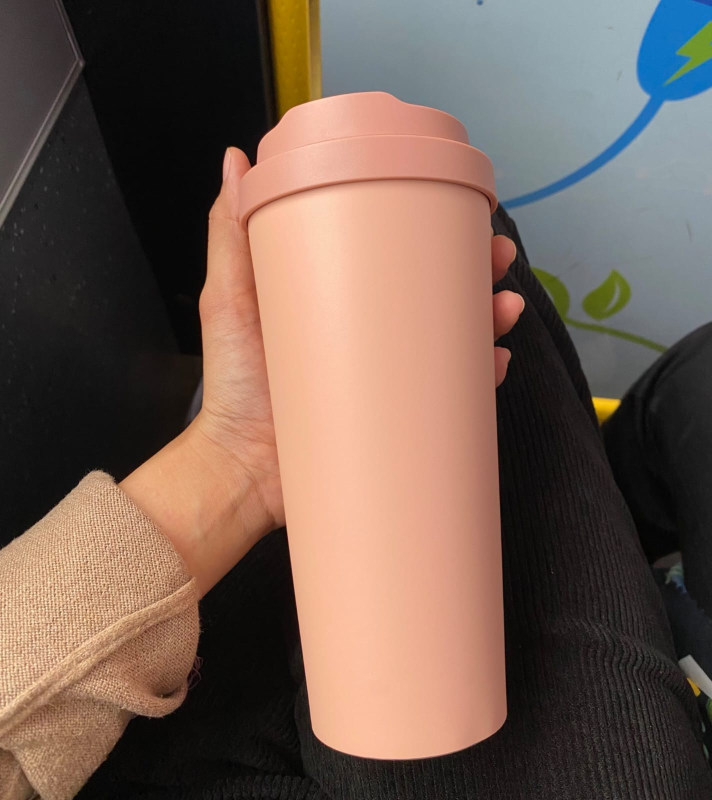
#> input picture tumbler3.jpeg, 1424 x 1600 px (shown at 1/2 size)
$ python -i helper.py   (imports and definitions only)   (older library calls are emulated)
#> lines starting #> are read from the running program, lines starting #| are printed output that depends on the picture; after the words box and inside, x2 and y2 are one past the last pixel; in counts of white or black regions, pixels touching at a corner belong together
#> further down, picture is the input picture: shape (1600, 1424, 3); mean B, G, R 83.4, 94.3, 115.3
# Import Library
import cv2
import numpy as np
import matplotlib.pyplot as plt


# [36 lines left out: functions read_image, import_custom_image, import_color_image, resize_to_img1, disp_img, not called in this run]


def bwareaopen(img, min_size, connectivity=8):
	"""Remove small objects from binary image (approximation of
	bwareaopen in Matlab for 2D images).

	Args:
	    img: a binary image (dtype=uint8) to remove small objects from
	    min_size: minimum size (in pixels) for an object to remain in the image
	    connectivity: Pixel connectivity; either 4 (connected via edges) or 8 (connected via edges and corners).

	Returns:
	    the binary image with small objects removed
	"""

	# Find all connected components (called here "labels")
	num_labels, labels, stats, centroids = cv2.connectedComponentsWithStats(
	    img, connectivity=connectivity)

	# check size of all connected components (area in pixels)
	for i in range(num_labels):
	    label_size = stats[i, cv2.CC_STAT_AREA]

	    # remove connected components smaller than min_size
	    if label_size < min_size:
	        img[labels == i] = 0

	return img


def create_custom_mask(img):

  # Turn the image into gray
  gray = cv2.cvtColor(img,cv2.COLOR_BGR2GRAY)

  # Image smoothing to eliminate background edges
  blur = cv2.blur(gray,ksize=(1,1))

  # Detect image using Laplacian operator
  gradient = cv2.Laplacian(blur, cv2.CV_64F)
  gradient = cv2.convertScaleAbs(gradient)
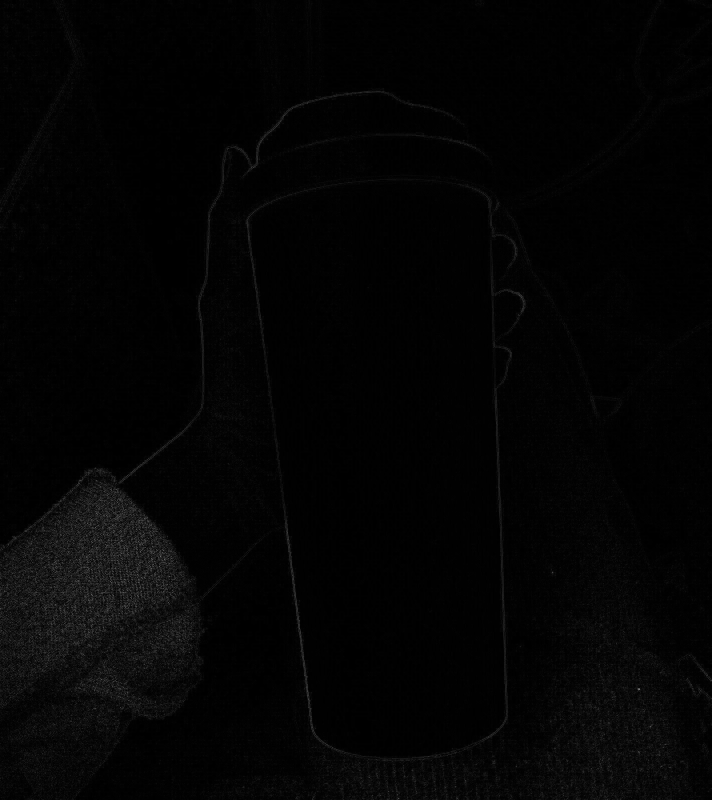
#> gradient: shape (1600, 1424) (shown at 1/2 size); min 0, max 240, mean 3.7

  # Detect edge using canny operator
  med = np.median(gray)
#> med = 113
  lower = int(max(0,0.7*med))
#> lower = 79
  upper = int(min(255,1.3*med))
#> upper = 146
  edges = cv2.Canny(blur,lower,upper)
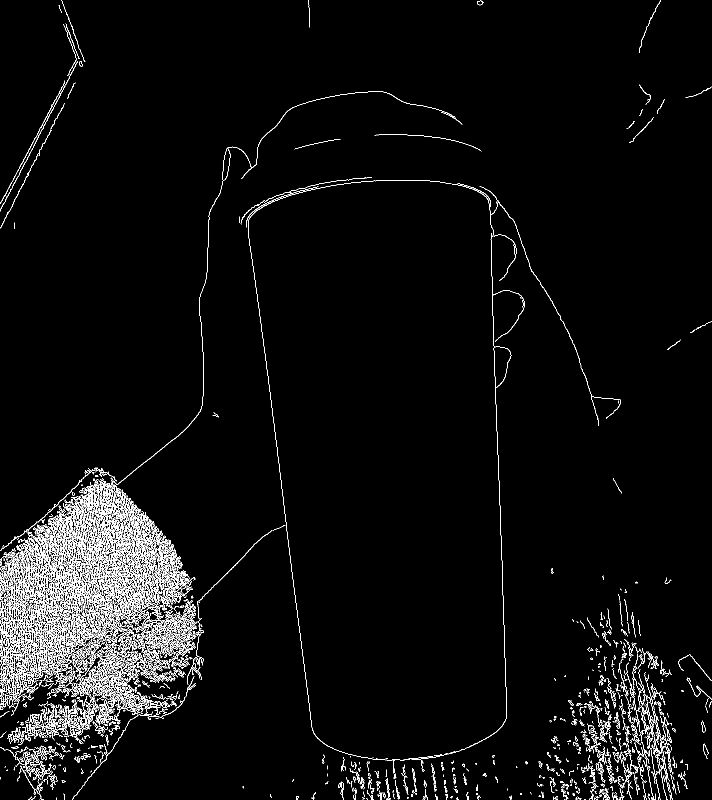
#> edges: shape (1600, 1424) (shown at 1/2 size); 3.7% white in thin lines or dots
  edges = cv2.GaussianBlur(edges, (11, 11), 0)  # smoothing before applying  threshold
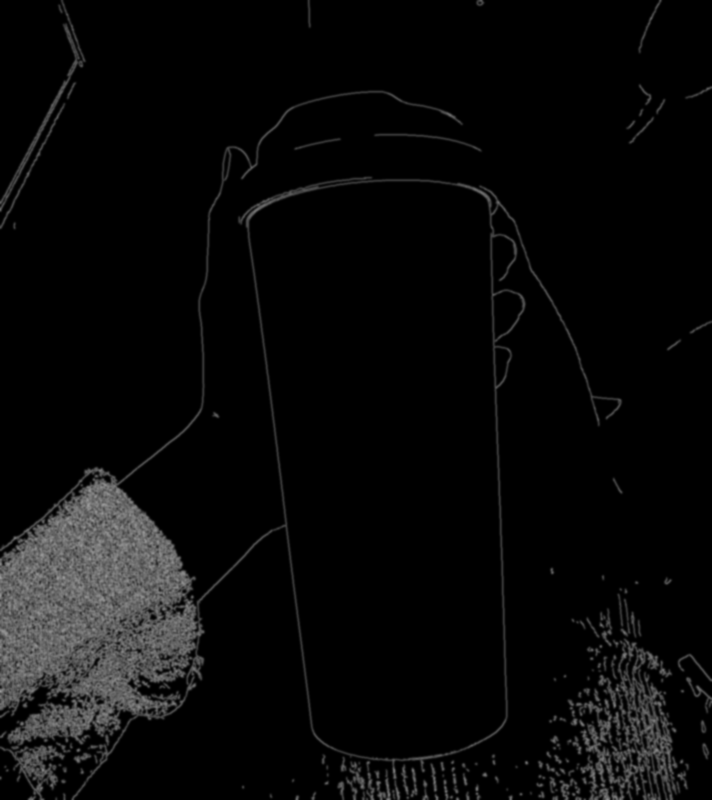
#> edges: shape (1600, 1424) (shown at 1/2 size); min 0, max 154, mean 9.4

  # Find contours in binary image
  contours, hierarchy = cv2.findContours(edges,
                                        cv2.RETR_CCOMP,
                                        cv2.CHAIN_APPROX_SIMPLE)
#> contours = 179 contours, 55 with area under 20; largest, box (x1, y1, x2, y2) and area: (0, 178, 1247, 1600) 744408, (501, 365, 1009, 1516) 477284, (1072, 1173, 1381, 1600) 64346, (0, 0, 175, 427) 8012, (0, 202, 134, 462) 3180

  # Create empty array to hold internal contours
  image_internal = np.zeros(img.shape)

  # Iterate through list of contour arrays
  for i in range(len(contours)):
      # If third column value is NOT equal to -1 than its internal
      if hierarchy[0][i][3] != -1:

          # Draw the Contour
          cv2.drawContours(image_internal, contours, i, 255, -1)
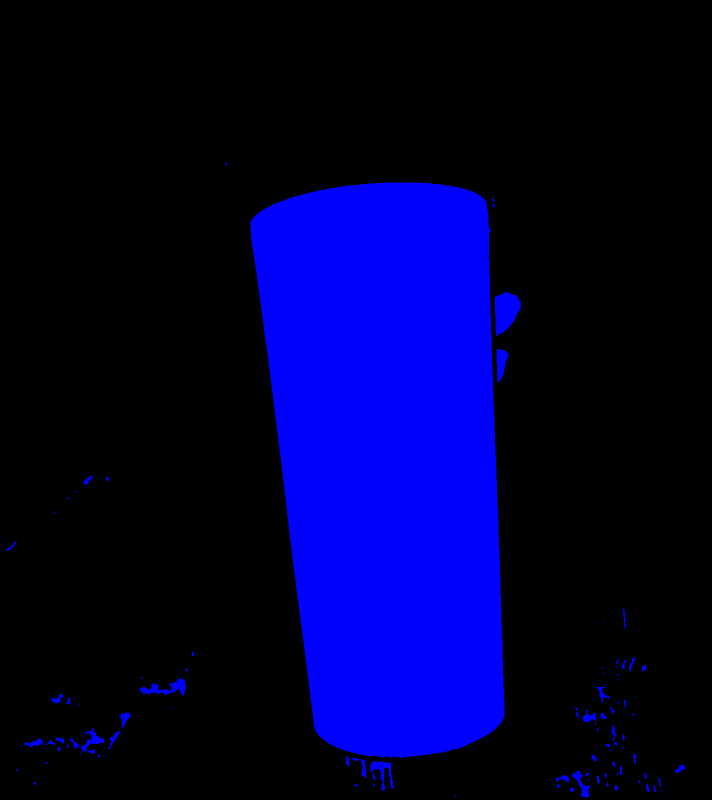
#> image_internal: shape (1600, 1424, 3) float64 (shown at 1/2 size); mean of channels 0, 1, 2 55.1, 0, 0; drawn as B, G, R

  mask = image_internal[:,:,0].astype(np.uint8) #first layer only as the second and third is all black pixel
#> mask: shape (1600, 1424); 21.6% white; 98 white regions (32 under 20 px), largest, box (x1, y1, x2, y2) and area: (501, 365, 1009, 1516) 478739, (989, 585, 1042, 672) 3155, (278, 1357, 372, 1392) 1319


  # Resize the image into square
  target_size = np.min(mask.shape)
#> target_size = 1424
  mask = cv2.resize(mask, (target_size, target_size))
#> mask: shape (1424, 1424)

  # Delete small white pixels
  mask = bwareaopen(mask, min_size=115, connectivity=4)
#> in bwareaopen, `num_labels, labels, stats, centroids = cv2.connectedComponentsWithStat..`:
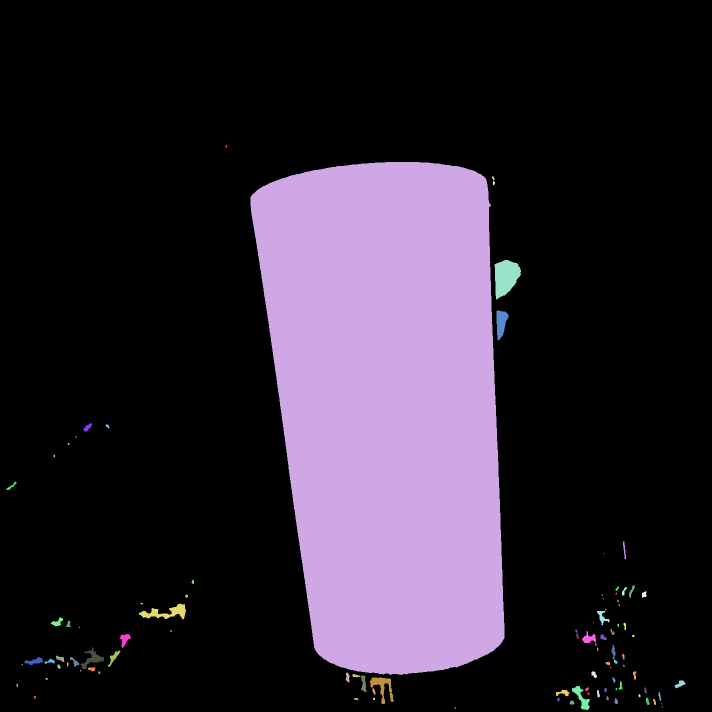
#> labels: shape (1424, 1424) int32 (shown at 1/2 size); 99 distinct labels, from 0 to 98; one colour per label, 0 black
#> in bwareaopen, `num_labels, labels, stats, centroids = cv2.connectedComponentsWithStat..`: num_labels = 99; stats = 99 rows, first 6: [0, 0, 1424, 1424, 1588010], [451, 289, 3, 7, 17], [501, 324, 508, 1026, 426572], [984, 352, 5, 9, 27], [986, 362, 4, 9, 27], [989, 520, 53, 79, 2853]; centroids = 99 pairs, first value 22.53 to 1359.8, second value 292 to 1415.5
#> the loop in bwareaopen, `for i in range(num_labels):` made 99 passes
#> label_size on passes 1 to 12: 1588010, 17, 426572, 27, 27, 2853, 940, 146, 38, 8, 14, 14
#> after the loop in bwareaopen, `for i in range(num_labels):`:
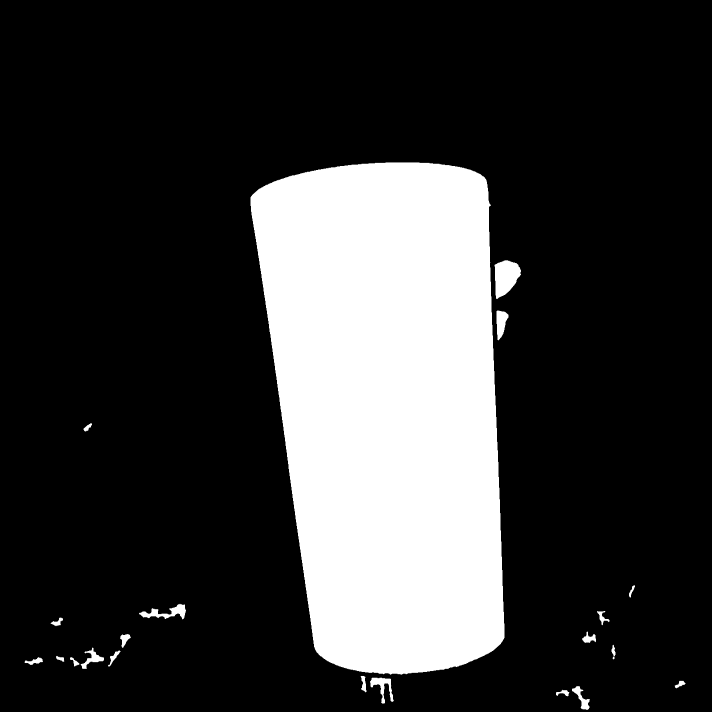
#> img: shape (1424, 1424) (shown at 1/2 size); min 0, max 255, mean 54.8

  # Slightly increase the area of detected area
  kernel = np.ones((10, 10), 'uint8')
  mask = cv2.dilate(mask, kernel, iterations=1)
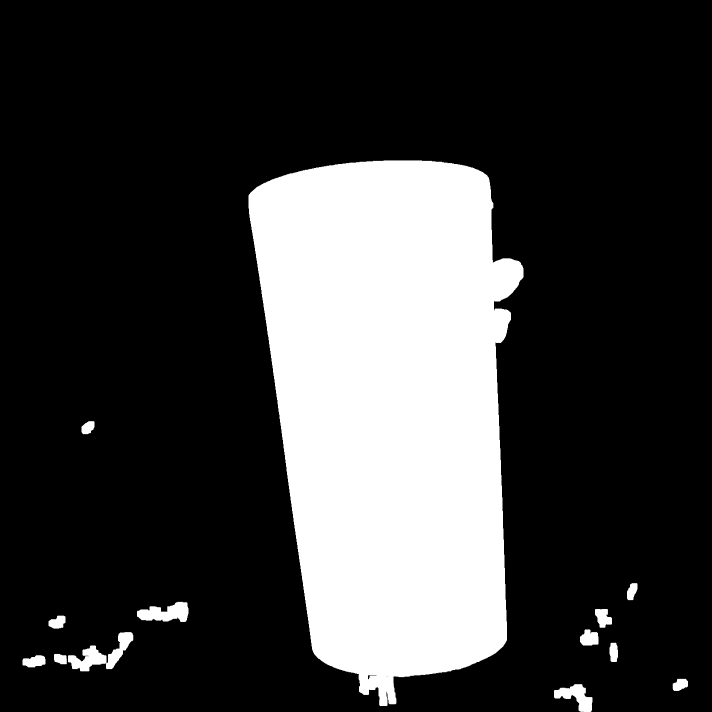
#> mask: shape (1424, 1424) (shown at 1/2 size); min 0, max 255, mean 58.3

  return mask


# [24 lines left out: function create_custom_color, not called in this run]

>>> import cv2
>>> picture = cv2.imread('tumbler3.jpeg')
>>> result = create_custom_mask(picture)
